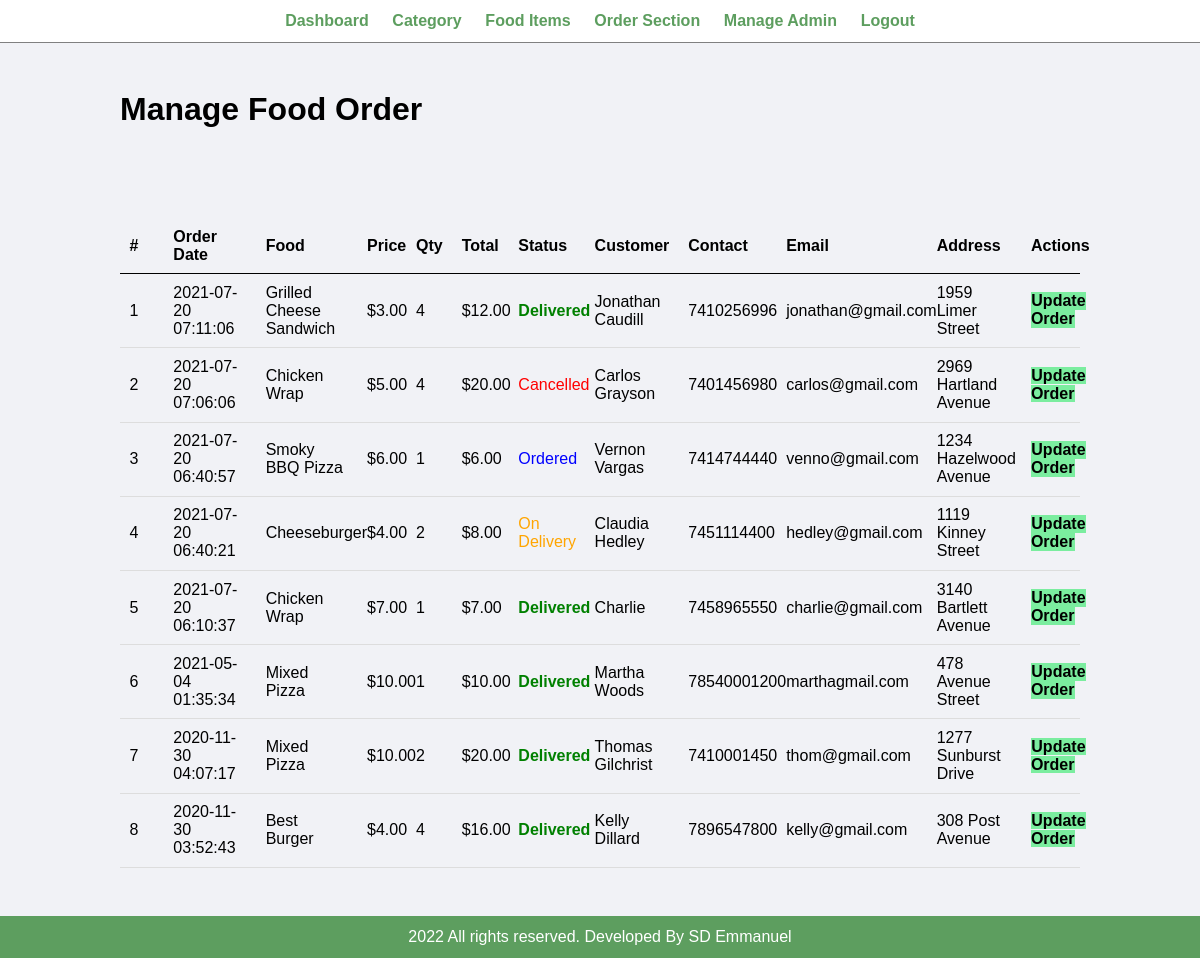
Page /admin/manage-order.php (signed in) on the committed database.
### tables this page shows
CREATE TABLE `tbl_order` (
  `id` int(10) UNSIGNED NOT NULL,
  `food` varchar(150) NOT NULL,
  `price` decimal(10,2) NOT NULL,
  `qty` int(11) NOT NULL,
  `total` decimal(10,2) NOT NULL,
  `order_date` datetime NOT NULL,
  `status` varchar(50) NOT NULL,
  `customer_name` varchar(150) NOT NULL,
  `customer_contact` varchar(20) NOT NULL,
  `customer_email` varchar(150) NOT NULL,
  `customer_address` varchar(255) NOT NULL
);

### admin/manage-order.php (the view, shortened to what this page needs)
<?php include('partials/menu.php'); ?>
<div class="main-content">
    <div class="wrapper">
        <h1>Manage Food Order</h1>
                <br /><br /><br />
                <br><br>
                <table class="tbl-full">
                    <tr>
                        <th width="5%">#</th>
                        <th width="10%">Order Date</th>
                        <th width="10%">Food</th>
                        <th width="5%">Price</th>
                        <th width="5%">Qty</th>
                        <th width="6%">Total</th>
                        <th width="8%">Status</th>
                        <th width="10%">Customer</th>
                        <th width="10%">Contact</th>
                        <th width="15%">Email</th>
                        <th width="10%">Address</th>
                        <th>Actions</th>
                    </tr>
                    <?php
                        $sql = "SELECT * FROM tbl_order ORDER BY id DESC";
                        $res = mysqli_query($conn, $sql);
                        $count = mysqli_num_rows($res);
                        $sn = 1;
                        if($count>0)
                        {
                            while($row=mysqli_fetch_assoc($res))
                            {
                                $id = $row['id'];
                                $food = $row['food'];
                                $price = $row['price'];
                                $qty = $row['qty'];
                                $total = $row['total'];
                                $order_date = $row['order_date'];
                                $status = $row['status'];
                                $customer_name = $row['customer_name'];
                                $customer_contact = $row['customer_contact'];
                                $customer_email = $row['customer_email'];
                                $customer_address = $row['customer_address'];
                                ?>
                                    <tr>
                                        <td><?php echo $sn++; ?> </td>
                                        <td><?php echo $order_date; ?></td>
                                        <td><?php echo $food; ?></td>
                                        <td><?php echo '$'.$price; ?></td>
                                        <td><?php echo $qty; ?></td>
                                        <td><?php echo '$'.$total; ?></td>
                                        <td>
                                            <?php
                                                if($status=="Ordered")
                                                {
                                                    echo "<label style='color: blue;'>$status</label>";
                                                }
                                                elseif($status=="On Delivery")
                                                {
                                                    echo "<label style='color: orange;'>$status</label>";
                                                }
                                                elseif($status=="Delivered")
                                                {
                                                    echo "<label style='color: green;'><b>$status</b></label>";
                                                }
                                                elseif($status=="Cancelled")
                                                {
                                                    echo "<label style='color: red;'>$status</label>";
                                                }
                                            ?>
                                        </td>
                                        <td><?php echo $customer_name; ?></td>
                                        <td><?php echo $customer_contact; ?></td>
                                        <td><?php echo $customer_email; ?></td>
                                        <td><?php echo $customer_address; ?></td>
                                        <td>
                                            <a href="<?php echo SITEURL; ?>admin/update-order.php?id=<?php echo $id; ?>" class="btn-secondary">Update Order</a>
                                        </td>
                                    </tr>
                                <?php
                            }
                        }
                        else
                        {
                            echo "<tr><td colspan='12' class='error'>Orders not Available</td></tr>";
                        }
                    ?>
                </table>
    </div>
</div>
<?php include('partials/footer.php'); ?>

### admin/partials/menu.php (shortened to what this page needs)
<html>
    <head>
        <link rel="stylesheet" href="../css/admin.css">
    </head>
    <body>
        <div class="menu text-center">
            <div class="wrapper">
                <ul>
                    <li><a href="index.php">Dashboard</a></li>
                    <li><a href="manage-category.php">Category</a></li>
                    <li><a href="manage-food.php">Food Items</a></li>
                    <li><a href="manage-order.php">Order Section</a></li>
                    <li><a href="manage-admin.php">Manage Admin</a></li>
                    <li><a href="logout.php">Logout</a></li>
                </ul>
            </div>
        </div>

### admin/partials/footer.php
<div class="footer">
            <div class="wrapper">
                <p class="text-center"><?php echo date("Y"); ?> All rights reserved. Developed By SD Emmanuel</a></p>
            </div>
        </div>
    </body>
</html>

### css/admin.css (style rules this page uses)
* { margin: 0; padding: 0; font-family: Arial, Helvetica, sans-serif; }
.wrapper { padding: 1%; width: 80%; margin: 0 auto; }
.text-center { text-align: center; }
.tbl-full { width: 100%; }
table { border-collapse: collapse; width: 100%; }
th, td { padding: 8px; text-align: left; border-bottom: 1px solid #ddd; }
table tr th { border-bottom: 1px solid black; padding: 1%; text-align: left; }
table tr td { padding: 1%; }
.btn-secondary { background-color: #7bed9f; padding: 1%; color: black; text-decoration: none; font-weight: bold; }
.menu { border-bottom: 1px solid grey; }
.menu ul { list-style-type: none; }
.menu ul li { display: inline; padding: 1%; }
.menu ul li a { text-decoration: none; font-weight: bold; color: #5d9e5f; }
.main-content { background-color: #f1f2f6; padding: 3% 0; }
.footer { background-color: #5d9e5f; color: white; }

### rows in the picture
tbl_order: order_date "2021-07-20 07:11:06", food "Grilled Cheese Sandwich", price "3.00", qty "4", total "12.00", status "Delivered", customer_name "Jonathan Caudill", customer_contact "7410256996", customer_email "jonathan@gmail.com", customer_address "1959 Limer Street"
tbl_order: order_date "2021-07-20 07:06:06", food "Chicken Wrap", price "5.00", qty "4", total "20.00", status "Cancelled", customer_name "Carlos Grayson", customer_contact "7401456980", customer_email "carlos@gmail.com", customer_address "2969 Hartland Avenue"
tbl_order: order_date "2021-07-20 06:40:57", food "Smoky BBQ Pizza", price "6.00", qty "1", total "6.00", status "Ordered", customer_name "Vernon Vargas", customer_contact "7414744440", customer_email "venno@gmail.com", customer_address "1234 Hazelwood Avenue"
tbl_order: order_date "2021-07-20 06:40:21", food "Cheeseburger", price "4.00", qty "2", total "8.00", status "On Delivery", customer_name "Claudia Hedley", customer_contact "7451114400", customer_email "hedley@gmail.com", customer_address "1119 Kinney Street"
tbl_order: order_date "2021-07-20 06:10:37", food "Chicken Wrap", price "7.00", qty "1", total "7.00", status "Delivered", customer_name "Charlie", customer_contact "7458965550", customer_email "charlie@gmail.com", customer_address "3140 Bartlett Avenue"
tbl_order: order_date "2021-05-04 01:35:34", food "Mixed Pizza", price "10.00", qty "1", total "10.00", status "Delivered", customer_name "Martha Woods", customer_contact "78540001200", customer_email "marthagmail.com", customer_address "478 Avenue Street"
tbl_order: order_date "2020-11-30 04:07:17", food "Mixed Pizza", price "10.00", qty "2", total "20.00", status "Delivered", customer_name "Thomas Gilchrist", customer_contact "7410001450", customer_email "thom@gmail.com", customer_address "1277 Sunburst Drive"
tbl_order: order_date "2020-11-30 03:52:43", food "Best Burger", price "4.00", qty "4", total "16.00", status "Delivered", customer_name "Kelly Dillard", customer_contact "7896547800", customer_email "kelly@gmail.com", customer_address "308 Post Avenue"
